Frame 1 (no input): blank canvas, image omitted
Frame 60 (no input): blank canvas, image omitted
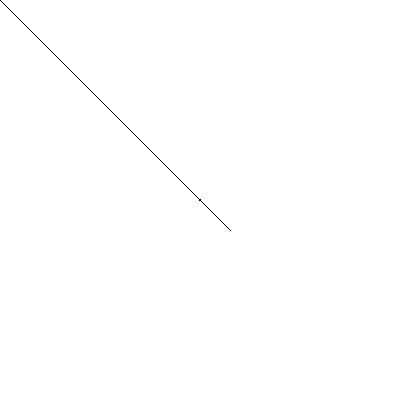
Frame 120 (the mouse pressed at the canvas centre since frame 60)

The p5.js sketch whose frames 1 and 60 were blank and that drew this single picture after the mouse press (run headless with seeded random() and noise() and a simulated clock; from frame 60 on, the mouse is pressed at the canvas centre):

// p5.js sketch
// ── sketch.js
function setup() {
  createCanvas(400, 400);


}

function draw() {
  //background(200);
  var mouseSpeed = Math.abs(mouseX - pmouseX);

  stroke(0);
  strokeWeight(1);


  if (mouseIsPressed){
    line(mouseX, mouseY, pmouseX, pmouseY);
    line(mouseX+30, mouseY+30, pmouseX, pmouseY);

  }

  if (keyIsPressed){
    background(255)
    //Clear background
  }
  /*noStroke();
  fill(mouseX);
  ellipse(width/2, height/2, mouseX, mouseY);
  */
}



/*
comment multiline
*/
